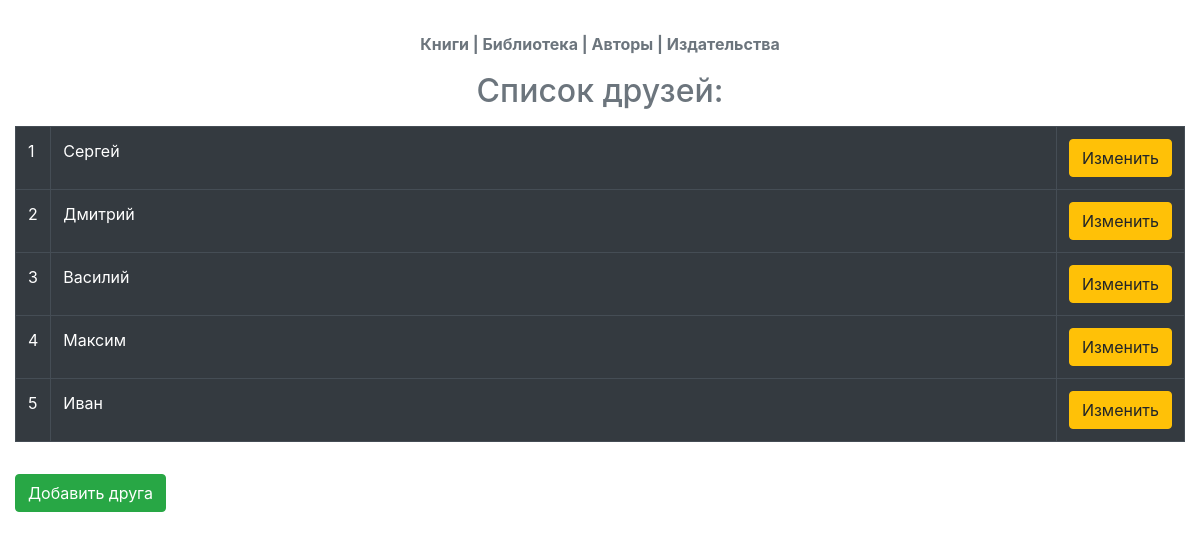
Page /friends/ on the committed database.
### p_library/models.py (models this page shows, shortened)
class Friend(models.Model):
    full_name = models.TextField()

### p_library/views.py (the view)
# urls.py: path('friends/', views.FriendList.as_view(), name='friend_list'),
class FriendList(ListView):
    model = Friend
    template_name = 'friend_list.html'

### templates/friend_list.html (shortened to what this page needs)
{% extends 'base.html' %}
{% block link %}
    <div class="text-secondary text-center font-weight-bold my-3">
        <a class="text-secondary text-decoration-none" href="{%url 'p_library:book_list'%}">Книги</a> |
        <a class="text-secondary text-decoration-none" href="{%url 'p_library:library'%}">Библиотека</a> |
        <a class="text-secondary text-decoration-none" href="{%url 'p_library:author_list'%}">Авторы</a> |
        <a class="text-secondary text-decoration-none" href="{%url 'p_library:publisher_list'%}">Издательства</a>
    </div>
{% endblock %}
{% block title_h2 %}Список друзей:{% endblock %}
{% block content %}
    <table class="table table-dark table-stripped table-hover">
        {% for friend in object_list %}
        <tr class="table-bordered">
            <td style="width:20px;">{{ forloop.counter }}</td>
            <td>{{ friend.full_name }}</td>
            <td style="width:20px;text-align:right;"><a class="btn btn-warning" href="{%url 'p_library:friend_update' friend.id %}">Изменить</a></td>
        </tr>
        {% endfor %}
    </table>
    <a class="btn btn-success my-3" href="{%url 'p_library:friend_create'%}">Добавить друга</a>
{% endblock %}

### rows in the picture
Friend: full_name "Сергей"
Friend: full_name "Дмитрий"
Friend: full_name "Василий"
Friend: full_name "Максим"
Friend: full_name "Иван"
